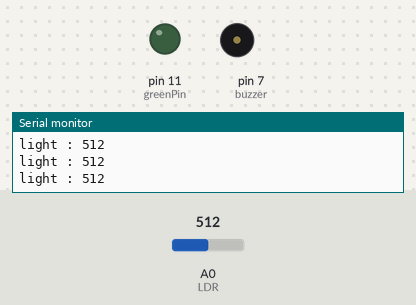
A sketch run on a simulated Arduino Uno, built with avr-gcc and run on an emulated ATmega328P. On the bench: output pins drawn as LEDs (lit = HIGH), buzzer (waves = sounding, pin HIGH), the last lines printed to the serial monitor. The inputs (shaded band) are chosen by the test bench; at power-on: A0 (LDR) = 512.

Above: at 1.2 s.
1.3 s: A0 (LDR) set to 7
2.8 s: A0 (LDR) set to 4
At 4.3 s:
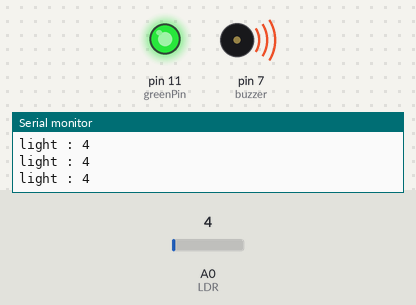
4.6 s: A0 (LDR) set to 122
At 5.8 s:
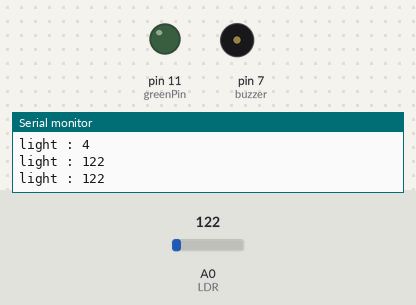
6.4 s: A0 (LDR) set to 0
At 7.2 s:
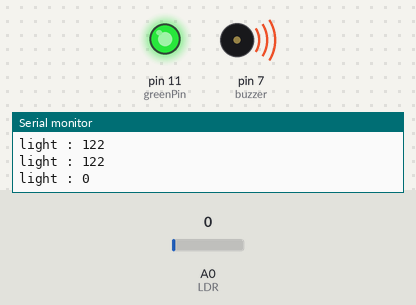
Timing chart, 0 to 9.2 s (numbered marks = the images above; inputs shaded):
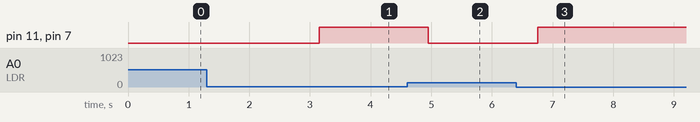

Measured:
- the behaviour switches between 6 and 5 on A0 (LDR) (found by bisection; images 0 and 1)
- after the input at 2.8 s, pin 11 (greenPin), pin 7 (buzzer): LOW → HIGH after 0.35 s
- after the input at 4.6 s, pin 11 (greenPin), pin 7 (buzzer): HIGH → LOW after 0.35 s
- after the input at 6.4 s, pin 11 (greenPin), pin 7 (buzzer): LOW → HIGH after 0.36 s

The sketch:

LDR.ino
```cpp
int greenPin=11;
int buzzer=7;
int LDR=A0;
void setup() {
  Serial.begin(9600);
  pinMode(buzzer,OUTPUT);
  pinMode(greenPin,OUTPUT);
}

void loop() {
  int light=analogRead(LDR);
  Serial.print("light : ");
  Serial.println(light);
  if(light<=5){
    digitalWrite(greenPin,HIGH);
    digitalWrite(buzzer,HIGH);
    delay(450);
  }else{
    digitalWrite(greenPin,LOW);
    digitalWrite(buzzer,LOW);
    delay(450);
  }
}
```
